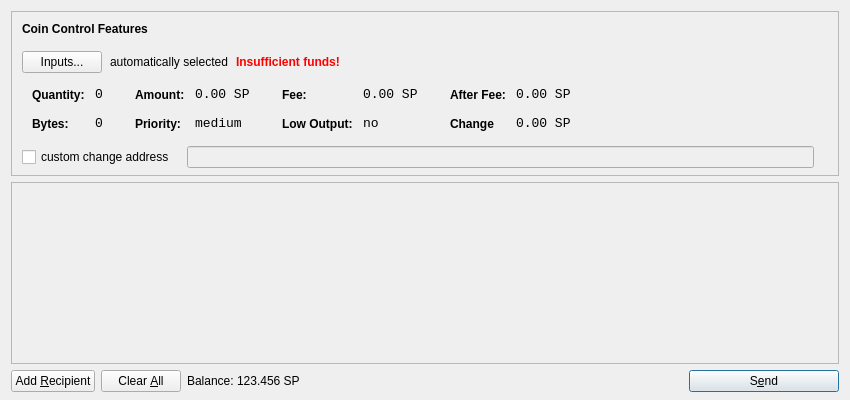
<?xml version="1.0" encoding="UTF-8"?>
<ui version="4.0">
 <class>SendCoinsDialog</class>
 <widget class="QDialog" name="SendCoinsDialog">
  <property name="geometry">
   <rect>
    <x>0</x>
    <y>0</y>
    <width>850</width>
    <height>400</height>
   </rect>
  </property>
  <property name="windowTitle">
   <string>Send Coins</string>
  </property>
  <layout class="QVBoxLayout" name="verticalLayout" stretch="0,1,0">
   <property name="bottomMargin">
    <number>8</number>
   </property>
   <item>
    <widget class="QFrame" name="frameCoinControl">
     <property name="sizePolicy">
      <sizepolicy hsizetype="Expanding" vsizetype="Expanding">
       <horstretch>0</horstretch>
       <verstretch>0</verstretch>
      </sizepolicy>
     </property>
     <property name="maximumSize">
      <size>
       <width>16777215</width>
       <height>16777215</height>
      </size>
     </property>
     <property name="frameShape">
      <enum>QFrame::StyledPanel</enum>
     </property>
     <property name="frameShadow">
      <enum>QFrame::Sunken</enum>
     </property>
     <layout class="QVBoxLayout" name="verticalLayoutCoinControl2">
      <property name="spacing">
       <number>-1</number>
      </property>
      <property name="leftMargin">
       <number>0</number>
      </property>
      <property name="topMargin">
       <number>0</number>
      </property>
      <property name="rightMargin">
       <number>0</number>
      </property>
      <property name="bottomMargin">
       <number>6</number>
      </property>
      <item>
       <layout class="QVBoxLayout" name="verticalLayoutCoinControl" stretch="0,0,0,0,1">
        <property name="spacing">
         <number>0</number>
        </property>
        <property name="leftMargin">
         <number>10</number>
        </property>
        <property name="topMargin">
         <number>10</number>
        </property>
        <item>
         <layout class="QHBoxLayout" name="horizontalLayoutCoinControl1">
          <property name="bottomMargin">
           <number>15</number>
          </property>
          <item>
           <widget class="QLabel" name="labelCoinControlFeatures">
            <property name="sizePolicy">
             <sizepolicy hsizetype="Preferred" vsizetype="Maximum">
              <horstretch>0</horstretch>
              <verstretch>0</verstretch>
             </sizepolicy>
            </property>
            <property name="font">
             <font>
              <weight>75</weight>
              <bold>true</bold>
             </font>
            </property>
            <property name="styleSheet">
             <string notr="true">font-weight:bold;</string>
            </property>
            <property name="text">
             <string>Coin Control Features</string>
            </property>
           </widget>
          </item>
         </layout>
        </item>
        <item>
         <layout class="QHBoxLayout" name="horizontalLayoutCoinControl2" stretch="0,0,0,0">
          <property name="spacing">
           <number>8</number>
          </property>
          <property name="bottomMargin">
           <number>10</number>
          </property>
          <item>
           <widget class="QPushButton" name="pushButtonCoinControl">
            <property name="styleSheet">
             <string notr="true"/>
            </property>
            <property name="text">
             <string>Inputs...</string>
            </property>
           </widget>
          </item>
          <item>
           <widget class="QLabel" name="labelCoinControlAutomaticallySelected">
            <property name="text">
             <string>automatically selected</string>
            </property>
            <property name="margin">
             <number>5</number>
            </property>
           </widget>
          </item>
          <item>
           <widget class="QLabel" name="labelCoinControlInsuffFunds">
            <property name="font">
             <font>
              <weight>75</weight>
              <bold>true</bold>
             </font>
            </property>
            <property name="styleSheet">
             <string notr="true">color:red;font-weight:bold;</string>
            </property>
            <property name="text">
             <string>Insufficient funds!</string>
            </property>
            <property name="margin">
             <number>5</number>
            </property>
           </widget>
          </item>
          <item>
           <spacer name="horizontalSpacerCoinControl">
            <property name="orientation">
             <enum>Qt::Horizontal</enum>
            </property>
            <property name="sizeHint" stdset="0">
             <size>
              <width>40</width>
              <height>1</height>
             </size>
            </property>
           </spacer>
          </item>
         </layout>
        </item>
        <item>
         <widget class="QWidget" name="widgetCoinControl" native="true">
          <property name="sizePolicy">
           <sizepolicy hsizetype="Preferred" vsizetype="Preferred">
            <horstretch>0</horstretch>
            <verstretch>0</verstretch>
           </sizepolicy>
          </property>
          <property name="minimumSize">
           <size>
            <width>0</width>
            <height>0</height>
           </size>
          </property>
          <property name="styleSheet">
           <string notr="true"/>
          </property>
          <layout class="QHBoxLayout" name="horizontalLayoutCoinControl5">
           <property name="margin">
            <number>0</number>
           </property>
           <item>
            <layout class="QHBoxLayout" name="horizontalLayoutCoinControl3" stretch="0,0,0,1">
             <property name="spacing">
              <number>20</number>
             </property>
             <property name="topMargin">
              <number>0</number>
             </property>
             <property name="bottomMargin">
              <number>10</number>
             </property>
             <item>
              <layout class="QFormLayout" name="formLayoutCoinControl1">
               <property name="horizontalSpacing">
                <number>10</number>
               </property>
               <property name="verticalSpacing">
                <number>14</number>
               </property>
               <property name="leftMargin">
                <number>10</number>
               </property>
               <property name="topMargin">
                <number>4</number>
               </property>
               <property name="rightMargin">
                <number>6</number>
               </property>
               <item row="0" column="0">
                <widget class="QLabel" name="labelCoinControlQuantityText">
                 <property name="styleSheet">
                  <string notr="true">font-weight:bold;</string>
                 </property>
                 <property name="text">
                  <string>Quantity:</string>
                 </property>
                 <property name="margin">
                  <number>0</number>
                 </property>
                </widget>
               </item>
               <item row="0" column="1">
                <widget class="QLabel" name="labelCoinControlQuantity">
                 <property name="font">
                  <font>
                   <family>Monospace</family>
                   <pointsize>10</pointsize>
                  </font>
                 </property>
                 <property name="cursor">
                  <cursorShape>IBeamCursor</cursorShape>
                 </property>
                 <property name="contextMenuPolicy">
                  <enum>Qt::ActionsContextMenu</enum>
                 </property>
                 <property name="text">
                  <string>0</string>
                 </property>
                 <property name="margin">
                  <number>0</number>
                 </property>
                 <property name="textInteractionFlags">
                  <set>Qt::LinksAccessibleByMouse|Qt::TextSelectableByKeyboard|Qt::TextSelectableByMouse</set>
                 </property>
                </widget>
               </item>
               <item row="1" column="0">
                <widget class="QLabel" name="labelCoinControlBytesText">
                 <property name="styleSheet">
                  <string notr="true">font-weight:bold;</string>
                 </property>
                 <property name="text">
                  <string>Bytes:</string>
                 </property>
                </widget>
               </item>
               <item row="1" column="1">
                <widget class="QLabel" name="labelCoinControlBytes">
                 <property name="font">
                  <font>
                   <family>Monospace</family>
                   <pointsize>10</pointsize>
                  </font>
                 </property>
                 <property name="cursor">
                  <cursorShape>IBeamCursor</cursorShape>
                 </property>
                 <property name="contextMenuPolicy">
                  <enum>Qt::ActionsContextMenu</enum>
                 </property>
                 <property name="text">
                  <string>0</string>
                 </property>
                 <property name="textInteractionFlags">
                  <set>Qt::LinksAccessibleByMouse|Qt::TextSelectableByKeyboard|Qt::TextSelectableByMouse</set>
                 </property>
                </widget>
               </item>
              </layout>
             </item>
             <item>
              <layout class="QFormLayout" name="formLayoutCoinControl2">
               <property name="horizontalSpacing">
                <number>10</number>
               </property>
               <property name="verticalSpacing">
                <number>14</number>
               </property>
               <property name="leftMargin">
                <number>6</number>
               </property>
               <property name="topMargin">
                <number>4</number>
               </property>
               <property name="rightMargin">
                <number>6</number>
               </property>
               <item row="0" column="0">
                <widget class="QLabel" name="labelCoinControlAmountText">
                 <property name="styleSheet">
                  <string notr="true">font-weight:bold;</string>
                 </property>
                 <property name="text">
                  <string>Amount:</string>
                 </property>
                 <property name="margin">
                  <number>0</number>
                 </property>
                </widget>
               </item>
               <item row="0" column="1">
                <widget class="QLabel" name="labelCoinControlAmount">
                 <property name="font">
                  <font>
                   <family>Monospace</family>
                   <pointsize>10</pointsize>
                  </font>
                 </property>
                 <property name="cursor">
                  <cursorShape>IBeamCursor</cursorShape>
                 </property>
                 <property name="contextMenuPolicy">
                  <enum>Qt::ActionsContextMenu</enum>
                 </property>
                 <property name="text">
                  <string>0.00 SP</string>
                 </property>
                 <property name="textInteractionFlags">
                  <set>Qt::LinksAccessibleByMouse|Qt::TextSelectableByKeyboard|Qt::TextSelectableByMouse</set>
                 </property>
                </widget>
               </item>
               <item row="1" column="0">
                <widget class="QLabel" name="labelCoinControlPriorityText">
                 <property name="styleSheet">
                  <string notr="true">font-weight:bold;</string>
                 </property>
                 <property name="text">
                  <string>Priority:</string>
                 </property>
                </widget>
               </item>
               <item row="1" column="1">
                <widget class="QLabel" name="labelCoinControlPriority">
                 <property name="font">
                  <font>
                   <family>Monospace</family>
                   <pointsize>10</pointsize>
                  </font>
                 </property>
                 <property name="cursor">
                  <cursorShape>IBeamCursor</cursorShape>
                 </property>
                 <property name="contextMenuPolicy">
                  <enum>Qt::ActionsContextMenu</enum>
                 </property>
                 <property name="text">
                  <string>medium</string>
                 </property>
                 <property name="textInteractionFlags">
                  <set>Qt::LinksAccessibleByMouse|Qt::TextSelectableByKeyboard|Qt::TextSelectableByMouse</set>
                 </property>
                </widget>
               </item>
              </layout>
             </item>
             <item>
              <layout class="QFormLayout" name="formLayoutCoinControl3">
               <property name="horizontalSpacing">
                <number>10</number>
               </property>
               <property name="verticalSpacing">
                <number>14</number>
               </property>
               <property name="leftMargin">
                <number>6</number>
               </property>
               <property name="topMargin">
                <number>4</number>
               </property>
               <property name="rightMargin">
                <number>6</number>
               </property>
               <item row="0" column="0">
                <widget class="QLabel" name="labelCoinControlFeeText">
                 <property name="styleSheet">
                  <string notr="true">font-weight:bold;</string>
                 </property>
                 <property name="text">
                  <string>Fee:</string>
                 </property>
                 <property name="margin">
                  <number>0</number>
                 </property>
                </widget>
               </item>
               <item row="0" column="1">
                <widget class="QLabel" name="labelCoinControlFee">
                 <property name="font">
                  <font>
                   <family>Monospace</family>
                   <pointsize>10</pointsize>
                  </font>
                 </property>
                 <property name="cursor">
                  <cursorShape>IBeamCursor</cursorShape>
                 </property>
                 <property name="contextMenuPolicy">
                  <enum>Qt::ActionsContextMenu</enum>
                 </property>
                 <property name="text">
                  <string>0.00 SP</string>
                 </property>
                 <property name="textInteractionFlags">
                  <set>Qt::LinksAccessibleByMouse|Qt::TextSelectableByKeyboard|Qt::TextSelectableByMouse</set>
                 </property>
                </widget>
               </item>
               <item row="1" column="0">
                <widget class="QLabel" name="labelCoinControlLowOutputText">
                 <property name="styleSheet">
                  <string notr="true">font-weight:bold;</string>
                 </property>
                 <property name="text">
                  <string>Low Output:</string>
                 </property>
                </widget>
               </item>
               <item row="1" column="1">
                <widget class="QLabel" name="labelCoinControlLowOutput">
                 <property name="font">
                  <font>
                   <family>Monospace</family>
                   <pointsize>10</pointsize>
                  </font>
                 </property>
                 <property name="cursor">
                  <cursorShape>IBeamCursor</cursorShape>
                 </property>
                 <property name="contextMenuPolicy">
                  <enum>Qt::ActionsContextMenu</enum>
                 </property>
                 <property name="text">
                  <string>no</string>
                 </property>
                 <property name="textInteractionFlags">
                  <set>Qt::LinksAccessibleByMouse|Qt::TextSelectableByKeyboard|Qt::TextSelectableByMouse</set>
                 </property>
                </widget>
               </item>
              </layout>
             </item>
             <item>
              <layout class="QFormLayout" name="formLayoutCoinControl4">
               <property name="horizontalSpacing">
                <number>10</number>
               </property>
               <property name="verticalSpacing">
                <number>14</number>
               </property>
               <property name="leftMargin">
                <number>6</number>
               </property>
               <property name="topMargin">
                <number>4</number>
               </property>
               <property name="rightMargin">
                <number>6</number>
               </property>
               <item row="0" column="0">
                <widget class="QLabel" name="labelCoinControlAfterFeeText">
                 <property name="styleSheet">
                  <string notr="true">font-weight:bold;</string>
                 </property>
                 <property name="text">
                  <string>After Fee:</string>
                 </property>
                 <property name="margin">
                  <number>0</number>
                 </property>
                </widget>
               </item>
               <item row="0" column="1">
                <widget class="QLabel" name="labelCoinControlAfterFee">
                 <property name="font">
                  <font>
                   <family>Monospace</family>
                   <pointsize>10</pointsize>
                  </font>
                 </property>
                 <property name="cursor">
                  <cursorShape>IBeamCursor</cursorShape>
                 </property>
                 <property name="contextMenuPolicy">
                  <enum>Qt::ActionsContextMenu</enum>
                 </property>
                 <property name="text">
                  <string>0.00 SP</string>
                 </property>
                 <property name="textInteractionFlags">
                  <set>Qt::LinksAccessibleByMouse|Qt::TextSelectableByKeyboard|Qt::TextSelectableByMouse</set>
                 </property>
                </widget>
               </item>
               <item row="1" column="0">
                <widget class="QLabel" name="labelCoinControlChangeText">
                 <property name="styleSheet">
                  <string notr="true">font-weight:bold;</string>
                 </property>
                 <property name="text">
                  <string>Change</string>
                 </property>
                </widget>
               </item>
               <item row="1" column="1">
                <widget class="QLabel" name="labelCoinControlChange">
                 <property name="font">
                  <font>
                   <family>Monospace</family>
                   <pointsize>10</pointsize>
                  </font>
                 </property>
                 <property name="cursor">
                  <cursorShape>IBeamCursor</cursorShape>
                 </property>
                 <property name="contextMenuPolicy">
                  <enum>Qt::ActionsContextMenu</enum>
                 </property>
                 <property name="text">
                  <string>0.00 SP</string>
                 </property>
                 <property name="textInteractionFlags">
                  <set>Qt::LinksAccessibleByMouse|Qt::TextSelectableByKeyboard|Qt::TextSelectableByMouse</set>
                 </property>
                </widget>
               </item>
              </layout>
             </item>
            </layout>
           </item>
          </layout>
         </widget>
        </item>
        <item>
         <layout class="QHBoxLayout" name="horizontalLayoutCoinControl4" stretch="0,0,0">
          <property name="spacing">
           <number>12</number>
          </property>
          <property name="sizeConstraint">
           <enum>QLayout::SetDefaultConstraint</enum>
          </property>
          <property name="topMargin">
           <number>5</number>
          </property>
          <property name="rightMargin">
           <number>5</number>
          </property>
          <item>
           <widget class="QCheckBox" name="checkBoxCoinControlChange">
            <property name="text">
             <string>custom change address</string>
            </property>
           </widget>
          </item>
          <item>
           <widget class="QLineEdit" name="lineEditCoinControlChange">
            <property name="enabled">
             <bool>false</bool>
            </property>
            <property name="sizePolicy">
             <sizepolicy hsizetype="Expanding" vsizetype="Fixed">
              <horstretch>0</horstretch>
              <verstretch>0</verstretch>
             </sizepolicy>
            </property>
           </widget>
          </item>
          <item>
           <widget class="QLabel" name="labelCoinControlChangeLabel">
            <property name="sizePolicy">
             <sizepolicy hsizetype="Preferred" vsizetype="Expanding">
              <horstretch>0</horstretch>
              <verstretch>0</verstretch>
             </sizepolicy>
            </property>
            <property name="minimumSize">
             <size>
              <width>0</width>
              <height>0</height>
             </size>
            </property>
            <property name="text">
             <string/>
            </property>
            <property name="margin">
             <number>3</number>
            </property>
           </widget>
          </item>
         </layout>
        </item>
        <item>
         <spacer name="verticalSpacerCoinControl">
          <property name="orientation">
           <enum>Qt::Vertical</enum>
          </property>
          <property name="sizeHint" stdset="0">
           <size>
            <width>800</width>
            <height>1</height>
           </size>
          </property>
         </spacer>
        </item>
       </layout>
      </item>
     </layout>
    </widget>
   </item>
   <item>
    <widget class="QScrollArea" name="scrollArea">
     <property name="widgetResizable">
      <bool>true</bool>
     </property>
     <widget class="QWidget" name="scrollAreaWidgetContents">
      <property name="geometry">
       <rect>
        <x>0</x>
        <y>0</y>
        <width>830</width>
        <height>165</height>
       </rect>
      </property>
      <layout class="QVBoxLayout" name="verticalLayout_2">
       <property name="margin">
        <number>0</number>
       </property>
       <item>
        <layout class="QVBoxLayout" name="entries">
         <property name="spacing">
          <number>6</number>
         </property>
        </layout>
       </item>
       <item>
        <spacer name="verticalSpacer">
         <property name="orientation">
          <enum>Qt::Vertical</enum>
         </property>
         <property name="sizeHint" stdset="0">
          <size>
           <width>20</width>
           <height>40</height>
          </size>
         </property>
        </spacer>
       </item>
      </layout>
     </widget>
    </widget>
   </item>
   <item>
    <layout class="QHBoxLayout" name="horizontalLayout">
     <item>
      <widget class="QPushButton" name="addButton">
       <property name="toolTip">
        <string>Send to multiple recipients at once</string>
       </property>
       <property name="text">
        <string>Add &amp;Recipient</string>
       </property>
       <property name="icon">
        <iconset resource="../bitcoin.qrc">
         <normaloff>:/icons/add</normaloff>:/icons/add</iconset>
       </property>
       <property name="autoDefault">
        <bool>false</bool>
       </property>
      </widget>
     </item>
     <item>
      <widget class="QPushButton" name="clearButton">
       <property name="sizePolicy">
        <sizepolicy hsizetype="Minimum" vsizetype="Fixed">
         <horstretch>0</horstretch>
         <verstretch>0</verstretch>
        </sizepolicy>
       </property>
       <property name="toolTip">
        <string>Remove all transaction fields</string>
       </property>
       <property name="text">
        <string>Clear &amp;All</string>
       </property>
       <property name="icon">
        <iconset resource="../bitcoin.qrc">
         <normaloff>:/icons/remove</normaloff>:/icons/remove</iconset>
       </property>
       <property name="autoRepeatDelay">
        <number>300</number>
       </property>
       <property name="autoDefault">
        <bool>false</bool>
       </property>
      </widget>
     </item>
     <item>
      <layout class="QHBoxLayout" name="horizontalLayout_2">
       <property name="spacing">
        <number>3</number>
       </property>
       <item>
        <widget class="QLabel" name="label">
         <property name="sizePolicy">
          <sizepolicy hsizetype="Preferred" vsizetype="Fixed">
           <horstretch>0</horstretch>
           <verstretch>0</verstretch>
          </sizepolicy>
         </property>
         <property name="text">
          <string>Balance:</string>
         </property>
        </widget>
       </item>
       <item>
        <widget class="QLabel" name="labelBalance">
         <property name="sizePolicy">
          <sizepolicy hsizetype="Preferred" vsizetype="Fixed">
           <horstretch>0</horstretch>
           <verstretch>0</verstretch>
          </sizepolicy>
         </property>
         <property name="cursor">
          <cursorShape>IBeamCursor</cursorShape>
         </property>
         <property name="text">
          <string>123.456 SP</string>
         </property>
         <property name="textInteractionFlags">
          <set>Qt::LinksAccessibleByMouse|Qt::TextSelectableByKeyboard|Qt::TextSelectableByMouse</set>
         </property>
        </widget>
       </item>
      </layout>
     </item>
     <item>
      <spacer name="horizontalSpacer">
       <property name="orientation">
        <enum>Qt::Horizontal</enum>
       </property>
       <property name="sizeHint" stdset="0">
        <size>
         <width>40</width>
         <height>20</height>
        </size>
       </property>
      </spacer>
     </item>
     <item>
      <widget class="QPushButton" name="sendButton">
       <property name="minimumSize">
        <size>
         <width>150</width>
         <height>0</height>
        </size>
       </property>
       <property name="toolTip">
        <string>Confirm the send action</string>
       </property>
       <property name="text">
        <string>S&amp;end</string>
       </property>
       <property name="icon">
        <iconset resource="../bitcoin.qrc">
         <normaloff>:/icons/send</normaloff>:/icons/send</iconset>
       </property>
       <property name="default">
        <bool>true</bool>
       </property>
      </widget>
     </item>
    </layout>
   </item>
  </layout>
 </widget>
 <resources>
  <include location="../bitcoin.qrc"/>
 </resources>
 <connections/>
</ui>
